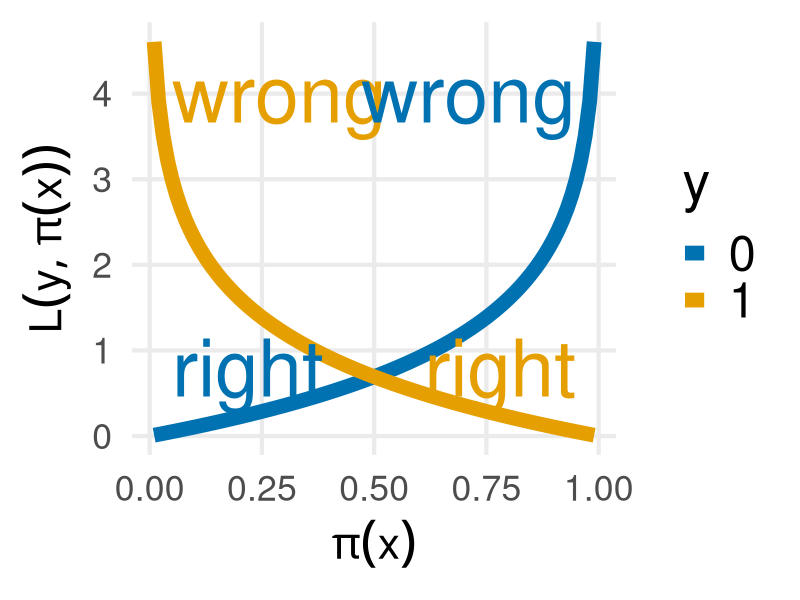
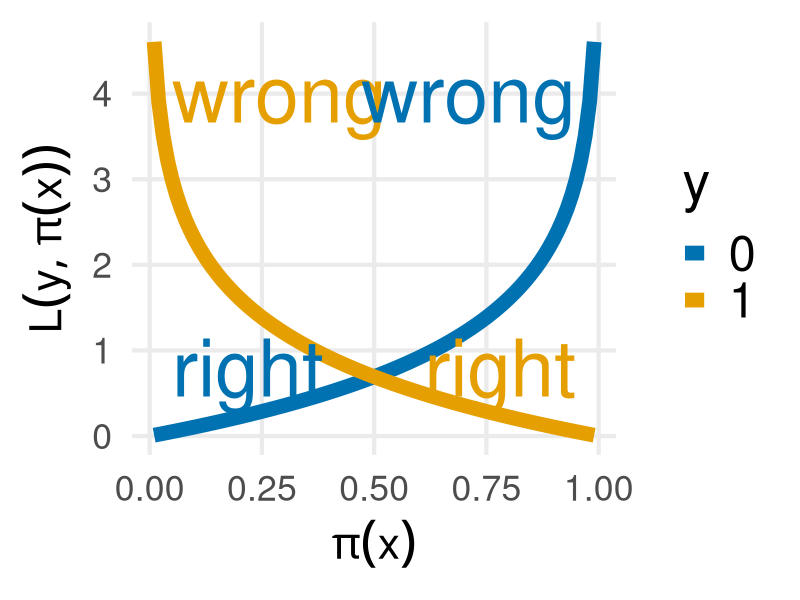
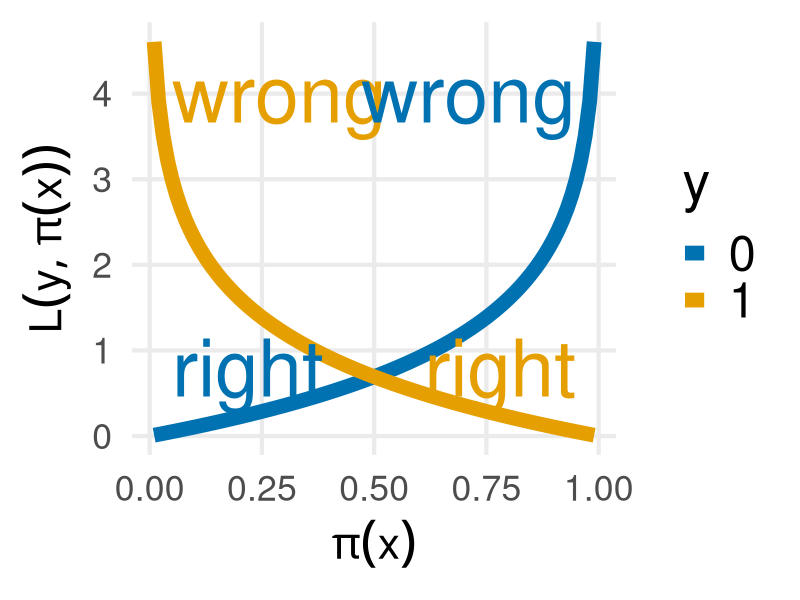

Write the R code that produced these figures, in order.
# here, we create a simple but clean visualization of the log loss. We first define the log loss,
# use it to create some sample data, and plot it!
library(ggplot2)

# OPTIONS
plot_width <- 21
plot_height <- 7
plot_dpi <- 300
line_size <- 5
base_size <- 32

log_loss <- function(y, p) {
  ifelse(y == 1, -log(p), -log(1 - p))
}

p_vals <- seq(0.01, 0.99, by = 0.01)
y_0 <- sapply(p_vals, function(p) log_loss(0, p))
y_1 <- sapply(p_vals, function(p) log_loss(1, p))

data <- data.frame(
  p = rep(p_vals, 2),
  loss = c(y_0, y_1),
  y = factor(rep(c(0, 1), each = length(p_vals)))
)

ggplot(data, aes(x = p, y = loss, color = y)) +
  geom_line(size = line_size) +
  scale_color_manual(values = c("#0072B2", "#E69F00")) +  # Dark blue and orange
  labs(
    x = expression(pi(x)),
    y = expression(L(y, pi(x))),
    color = "y"
  ) +
  theme_minimal(base_size = base_size) +
  theme(
    legend.position = "right",
    legend.text = element_text(size = 35),
    legend.title = element_text(size = 40),
    panel.grid.minor = element_blank()
  ) +
  annotate("text", x = 0.05, y = 4, label = "wrong", color = "#E69F00", size = 20, hjust = 0) +
  annotate("text", x = 0.95, y = 4, label = "wrong", color = "#0072B2", size = 20, hjust = 1) +
  annotate("text", x = 0.05, y = 0.8, label = "right", color = "#0072B2", size = 20, hjust = 0) +
  annotate("text", x = 0.95, y = 0.8, label = "right", color = "#E69F00", size = 20, hjust = 1)

ggsave("../figure/log_loss.png", width = plot_width, height = plot_height, dpi = plot_dpi)


ggsave("../figure/log_loss.png", width = plot_width, height = plot_height, dpi = plot_dpi)
